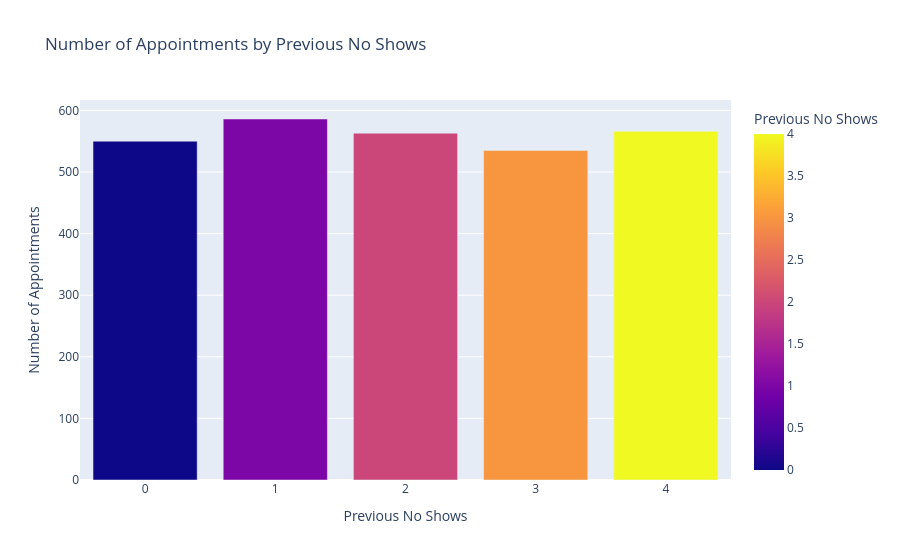

Here is the notebook cell this chart was saved with:
### Code cell
previous_no_show = df['previous_no_shows']

summary = {
    "Valid": previous_no_show.count(),
    "Mismatched": 0, 
    "Missing": previous_no_show.isna().sum().round(2),
    'Mean': previous_no_show.mean().round(2),
    'Std Dev': previous_no_show.std().round(2),
    'min': previous_no_show.min().round(2),
    '25%': previous_no_show.quantile(0.25).round(2),
    '50% (Median)': previous_no_show.median().round(2),
    '75%': previous_no_show.quantile(0.75).round(2),
    'Max': previous_no_show.max().round(2) 
}

summary_df = pd.DataFrame(summary, index=[0])
print(summary_df.T)

previous_no_show_counts = df['previous_no_shows'].value_counts().reset_index()
previous_no_show_counts.columns = ['Previous No Shows', 'Appointments']

fig = px.bar(
    previous_no_show_counts,
    x='Previous No Shows',
    y='Appointments',
    labels={'Previous No Shows': 'Previous No Shows', 'Appointments': 'Number of Appointments'},
    title='Number of Appointments by Previous No Shows',
    color='Previous No Shows' 
)

fig.show()

### Figure 1 — Plotly figure (JSON) as saved in the notebook; plotly's stock layout.template omitted (floating-point values rounded to 4 significant figures)
{"data": [{"hovertemplate": "Previous No Shows=%{marker.color}<br>Number of Appointments=%{y}<extra></extra>", "legendgroup": "", "marker": {"color": [1, 4, 2, 0, 3], "coloraxis": "coloraxis", "pattern": {"shape": ""}}, "name": "", "orientation": "v", "showlegend": false, "textposition": "auto", "type": "bar", "x": [1, 4, 2, 0, 3], "xaxis": "x", "y": [586, 566, 563, 550, 535], "yaxis": "y"}], "layout": {"barmode": "relative", "coloraxis": {"colorbar": {"title": {"text": "Previous No Shows"}}, "colorscale": [[0, "#0d0887"], [0.1111, "#46039f"], [0.2222, "#7201a8"], [0.3333, "#9c179e"], [0.4444, "#bd3786"], [0.5556, "#d8576b"], [0.6667, "#ed7953"], [0.7778, "#fb9f3a"], [0.8889, "#fdca26"], [1, "#f0f921"]]}, "legend": {"tracegroupgap": 0}, "title": {"text": "Number of Appointments by Previous No Shows"}, "xaxis": {"anchor": "y", "domain": [0, 1], "title": {"text": "Previous No Shows"}}, "yaxis": {"anchor": "x", "domain": [0, 1], "title": {"text": "Number of Appointments"}}}}
